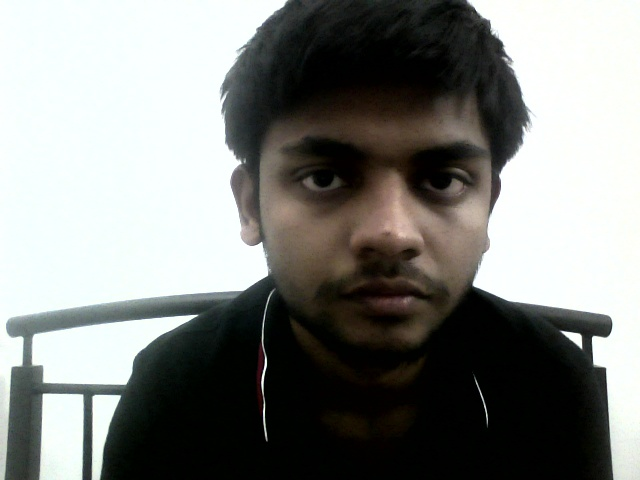
#> input picture Images1616330557.616279/image_1616330563.75525.jpg, 640 x 480 px; its folder holds only this picture in this run
$ python -i Preprocessor.py   (imports and definitions only)
#> lines starting #> are read from the running program, lines starting #| are printed output that depends on the picture; after the words box and inside, x2 and y2 are one past the last pixel; in counts of white or black regions, pixels touching at a corner belong together
import cv2
import os
import numpy as np
import shutil
from skimage.morphology import disk
from skimage.filters import rank

cv2_path = "/usr/local/lib/python3.8/dist-packages/cv2/data/"

def equalize(image) :
	image = cv2.cvtColor(image, cv2.COLOR_BGR2GRAY)
	clahe = cv2.createCLAHE(clipLimit=2.0, tileGridSize=(8,8))
	cl1 = clahe.apply(image)
	return cl1

def histogram_equalization(image) :
	#image = cv2.cvtColor(image, cv2.COLOR_BGR2GRAY)
	selem = disk(20)
	cl1 = rank.equalize(image, selem = selem)
	return cl1

def apply_thresholding(img, th_type = "OTSU") :
	th2 = None
	if th_type == "OTSU" :
		blur = cv2.GaussianBlur(img,(5,5),0)
		_,th2 = cv2.threshold(blur,0,255,cv2.THRESH_BINARY+cv2.THRESH_OTSU)
	else :
		th2 = cv2.adaptiveThreshold(img,255,cv2.ADAPTIVE_THRESH_GAUSSIAN_C, cv2.THRESH_BINARY,11,2)
	return th2

# [13 lines of commented-out code are left out]

def detect_iris(image) :
	# Blur using 3 * 3 kernel.
	#ray_blurred = cv2.blur(image, (3, 3))

	# Apply Hough transform on the blurred image.
	image = cv2.medianBlur(image, 5)
	cv2.imshow("image", image)
	cv2.waitKey(0)
	detected_circles = cv2.HoughCircles(image,
                   cv2.HOUGH_GRADIENT, 1, 20, param1 = 40,
               param2 = 20, minRadius = 1, maxRadius = 40)
	if detected_circles is None :
		return

	detected_circles = np.uint16(np.around(detected_circles))

	for pt in detected_circles[0, :] :
		a, b, r = pt[0], pt[1], pt[2]

		cv2.circle(image, (a, b), r, (0, 255, 0), 2)
		cv2.circle(image, (a, b), 1, (0, 0, 255), 3)

	cv2.imshow("image", image)
	cv2.waitKey(0)

def get_eyes(image) :
	'''
		Assume one face per image
		Params :
			image - input image
		Returns :
			eyes - list - list of the co-ordinates of both the eyes
	'''
	# eye_cascade = cv2.CascadeClassifier(cv2_path + "haarcascade_eye.xml")
	# #gray_image = cv2.cvtColor(image, cv2.COLOR_BGR2GRAY)
	face_cascade = cv2.CascadeClassifier(cv2_path + "haarcascade_frontalface_default.xml")

	faces = face_cascade.detectMultiScale(image, 1.3, 5)

	# eyes_list = []

	for (x,y,w,h) in faces :
		face = image[y + (7 * h//20):y+ (h // 2), x + (w//6):x+ (5 * w // 6)]
		(fx, fy) = face.shape
		im1 = face[:,:fy//3]
		im2 = face[:,(2 * fy // 3):]
		face = cv2.hconcat([im1, im2])
		im1 = histogram_equalization(im1)
		detect_iris(im1)
		return face
		# [7 lines of commented-out code are left out]

def get_eye(image) :
	eye_cascade = cv2.CascadeClassifier(cv2_path + "haarcascade_eye.xml")
	eyes = eye_cascade.detectMultiScale(image, 1.3, 5)
	img_list = []
	for (x, y, w, h) in eyes :
		img = image[y:y+h, x:x+w]
		img_list.append(img)
	image = cv2.hconcat(img_list)
	return image

def sharpen(image) :
	gaussian_3 = cv2.GaussianBlur(image, (0, 0), 2.0)
	unsharp_image = cv2.addWeighted(image, 2, gaussian_3, -1, 0, image)
	return unsharp_image

def pipeline(image) :
	image = equalize(image)
	#image = cv2.resize(image, (0,0), fx = 0.5, fy= 0.5)
	image = sharpen(image)
	eyes = get_eyes(image)
	if eyes is None :
		return None
	eyes = histogram_equalization(eyes.astype(np.uint8))
	#eyes = get_eye(eyes)
	eyes = apply_thresholding(eyes)
	return eyes

def main() :
	output_folder = "Preprocessed Output/"
	if not os.path.exists(output_folder) :
		#shutil.rmtree(output_folder)
		os.mkdir(output_folder)
	for entity in os.listdir() :
		if entity.find("Images") != -1 :
			os.mkdir(output_folder + entity)
			for image_name in os.listdir(entity) :
				if image_name.find(".csv") != -1:
					file = open(entity + "/" + image_name)
					data = file.read()
					file.close()
					file = open(output_folder + entity + "/data.csv", "+w")
					file.write(data)
					file.close()
					continue
				image = cv2.imread(entity + "/" +image_name, cv2.IMREAD_COLOR)
				face = pipeline(image)
				if face is None :
					continue
				cv2.imwrite(output_folder + entity + "/" + image_name, face)

# [2 lines not run here, left out]

>>> import cv2
>>> picture = cv2.imread('Images1616330557.616279/image_1616330563.75525.jpg')
#> picture is the input picture: shape (480, 640, 3); mean B, G, R 128.9, 131.9, 130.4
>>> result = pipeline(picture)
#> in equalize, `cl1 = clahe.apply(image)`:
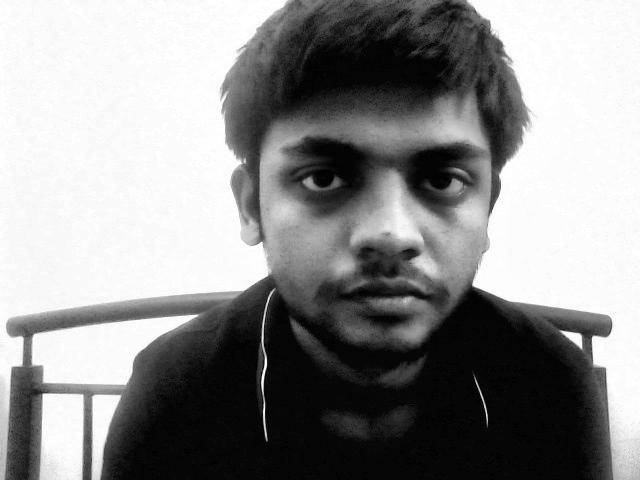
#> cl1: shape (480, 640); min 1, max 255, mean 142.1
#> in get_eyes, `faces = face_cascade.detectMultiScale(image, 1.3, 5)`: faces = [[233, 66, 299, 299]]
#> the loop in get_eyes, `for (x,y,w,h) in faces :` made 1 pass
#> (x, y, w, h, fx, fy, detected_circles in detect_iris) on pass 1: (233, 66, 299, 299, 45, 200, [[30, 16, 11]])
#> pass 1, in get_eyes, `face = image[y + (7 * h//20):y+ (h // 2), x + (w//6):x+ (5 * w // 6)]`:
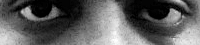
#> face: shape (45, 200); min 0, max 255, mean 93.1
#> pass 1, in get_eyes, `im2 = face[:,(2 * fy // 3):]`:
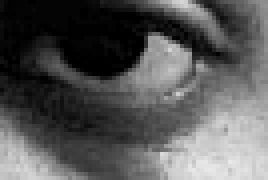
#> im2: shape (45, 67) (shown 4 times larger); min 0, max 233, mean 87.3
#> pass 1, in get_eyes, `face = cv2.hconcat([im1, im2])`:
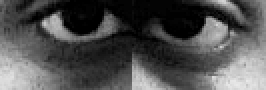
#> face: shape (45, 133) (shown 2 times larger); min 0, max 233, mean 79.7
#> after the loop in get_eyes, `for (x,y,w,h) in faces :`:
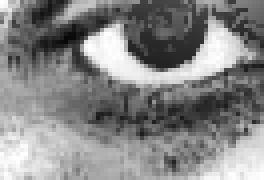
#> im1: shape (45, 66) (shown 4 times larger); min 7, max 255, mean 133.7
#> in apply_thresholding, `blur = cv2.GaussianBlur(img,(5,5),0)`:
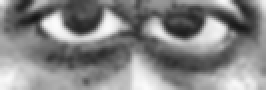
#> blur: shape (45, 133) (shown 2 times larger); min 21, max 251, mean 133.1
#> in apply_thresholding, `_,th2 = cv2.threshold(blur,0,255,cv2.THRESH_BINARY+cv2.THRESH_OTSU)`:
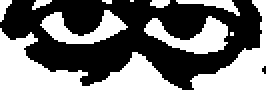
#> th2: shape (45, 133) (shown 2 times larger); 44.3% white; 11 white regions (3 under 20 px), largest, box (x1, y1, x2, y2) and area: (0, 14, 91, 45) 1114, (95, 0, 133, 45) 587, (72, 8, 114, 27) 392
